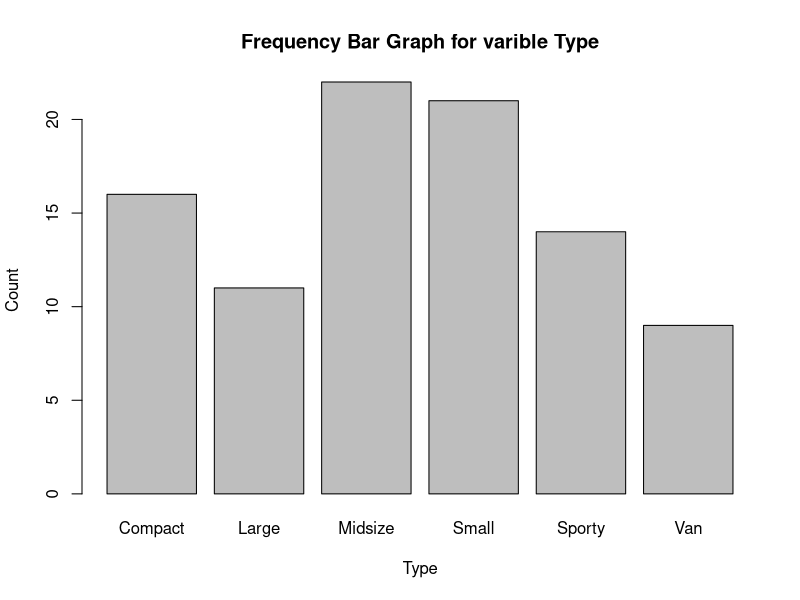
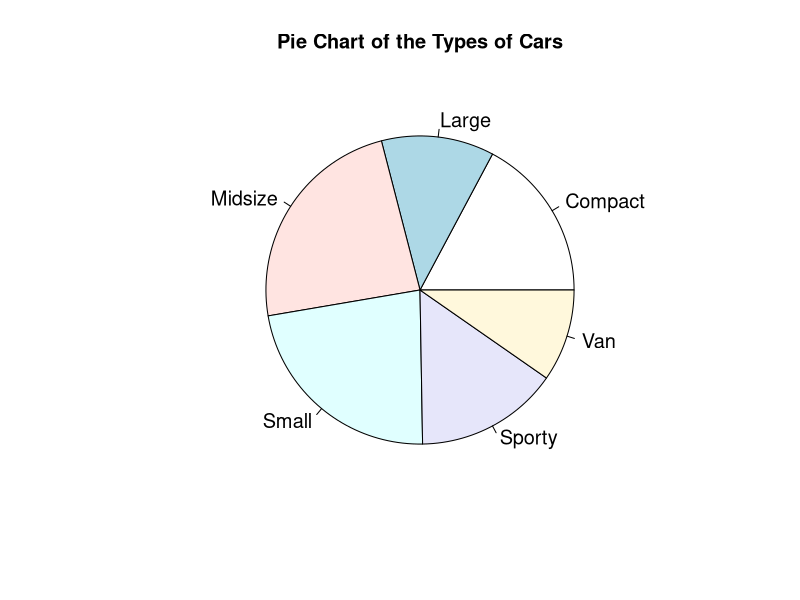
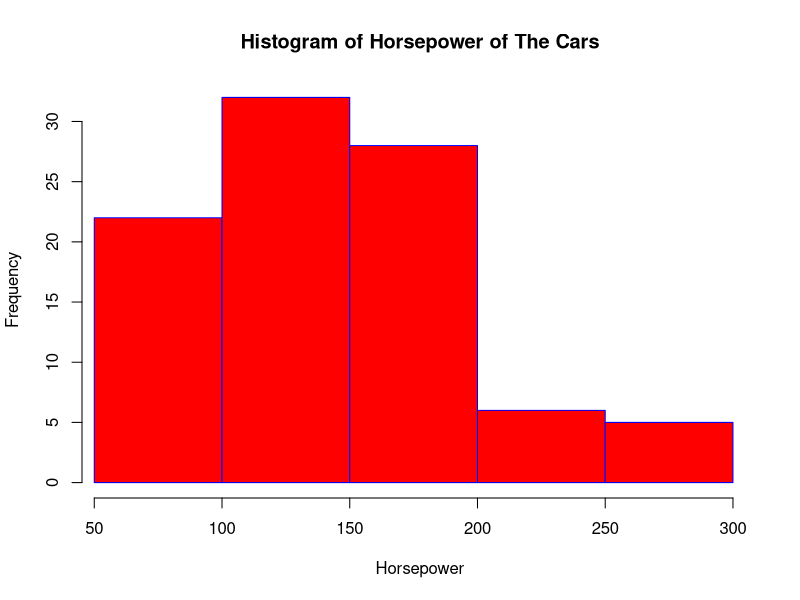
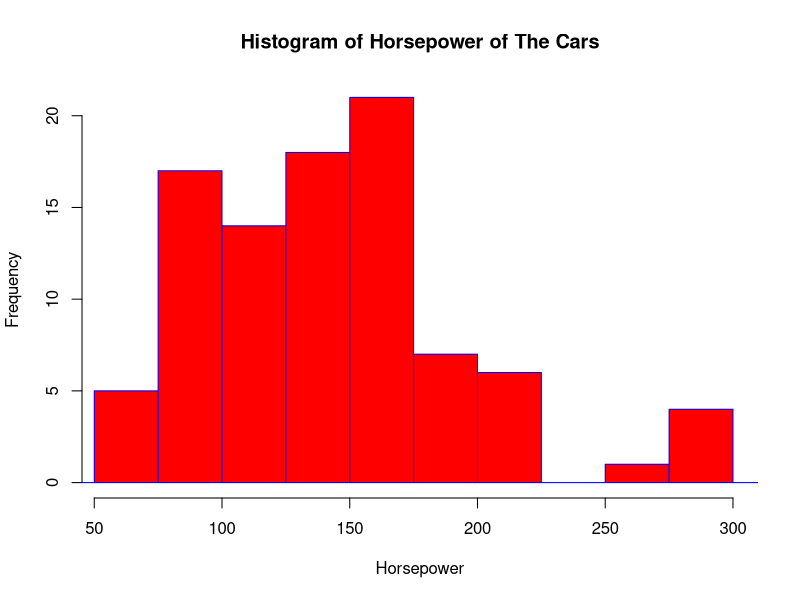
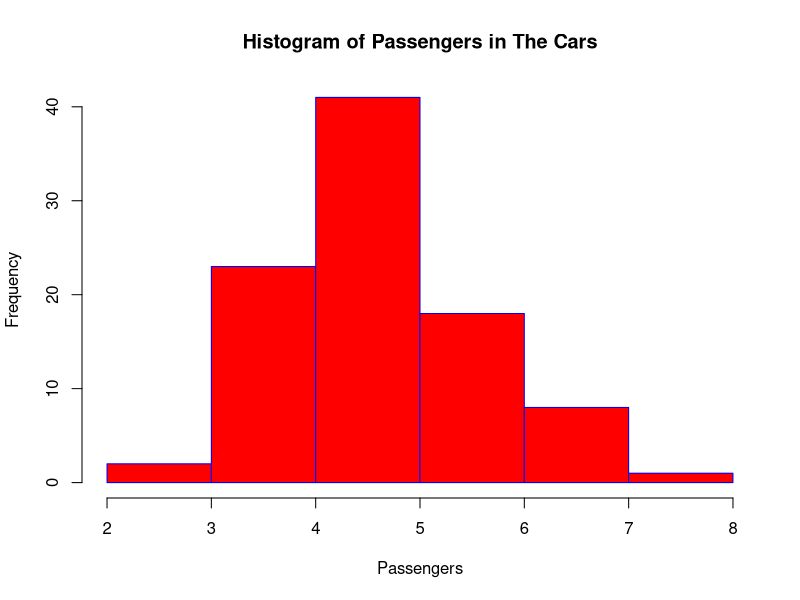
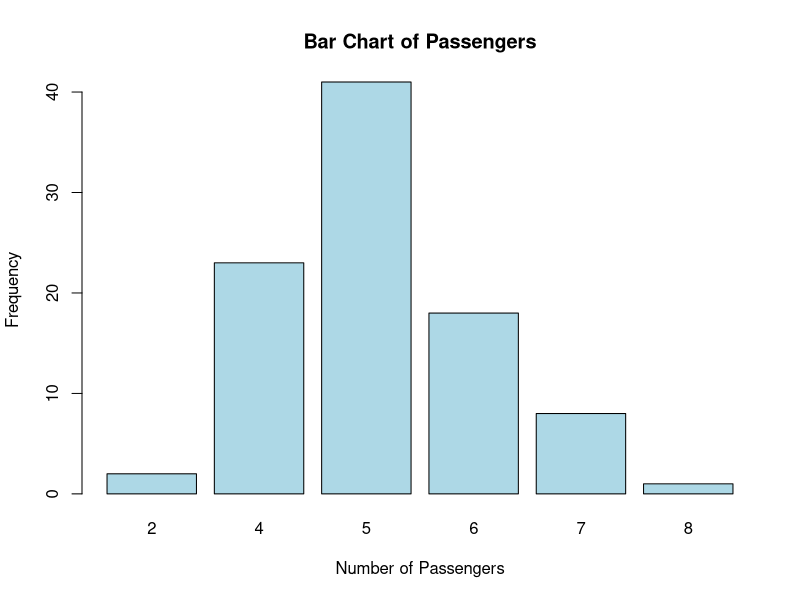
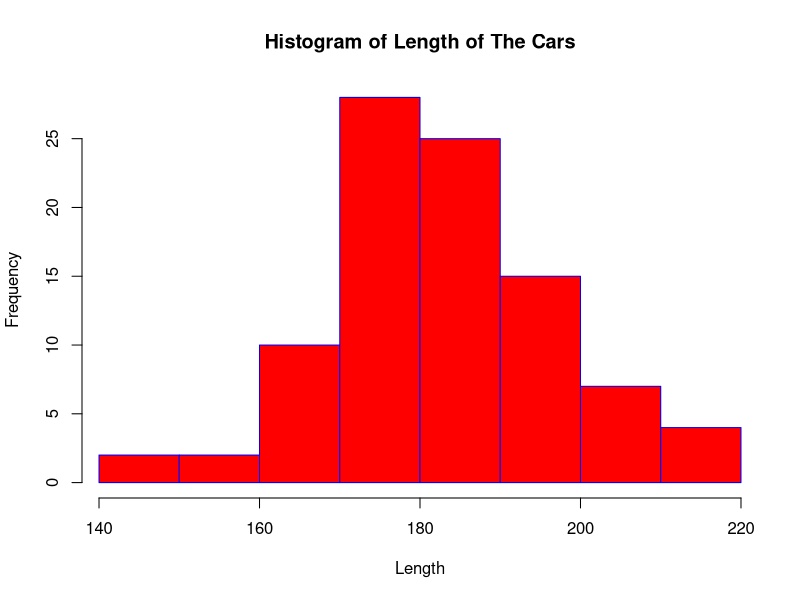

Write the R code that produced these figures, in order.
## ---- chunk 1
# Your code goes here
## ---- chunk 2
library(MASS)
data(Cars93)
## ---- chunk 3
head(Cars93)
## ---- chunk 4
frequency_table <- table(Cars93$Type)
print(frequency_table) 
## ---- chunk 5
relative_frequency_table <- prop.table(table(Cars93$Type)) * 100
rounded_relative_table <- round(relative_frequency_table, 3)
print(rounded_relative_table)
## ---- chunk 6
frequency_table <- table(Cars93$Type)
barplot(frequency_table, ylab = "Count", xlab = "Type", main = "Frequency Bar Graph for varible Type")
## ---- chunk 7
frequency_table <- table(Cars93$Type)
pie(frequency_table,labels = names(frequency_table), cex = 1.2, main = "Pie Chart of the Types of Cars")
## ---- chunk 8
hist(Cars93$Horsepower,main = "Histogram of Horsepower of The Cars",xlab="Horsepower",border="blue", col= "red", cex=1.2, xlim=c(min(Cars93$Horsepower), max(Cars93$Horsepower)))
## ---- chunk 9
hist(Cars93$Horsepower,breaks = seq(0,max(Cars93$Horsepower) + 25, by = 25), main = "Histogram of Horsepower of The Cars",xlab="Horsepower",border="blue", col= "red", cex=1.2, xlim=c(min(Cars93$Horsepower), max(Cars93$Horsepower)))
## ---- chunk 10
hist(Cars93$Passengers,main = "Histogram of Passengers in The Cars",xlab="Passengers",border="blue", col= "red", cex=1.2, xlim=c(min(Cars93$Passengers), max(Cars93$Passengers)))
## ---- chunk 11
passenger_frequency<- table(Cars93$Passengers)
barplot(passenger_frequency, main = "Bar Chart of Passengers", xlab= "Number of Passengers", ylab="Frequency", col="lightblue", border= "black")
## ---- chunk 12
hist(Cars93$Length,main = "Histogram of Length of The Cars",xlab="Length",border="blue", col= "red", cex=1.2, xlim=c(min(Cars93$Length), max(Cars93$Length)))
## ---- chunk 13
mean(Cars93$Length)
median(Cars93$Length)

